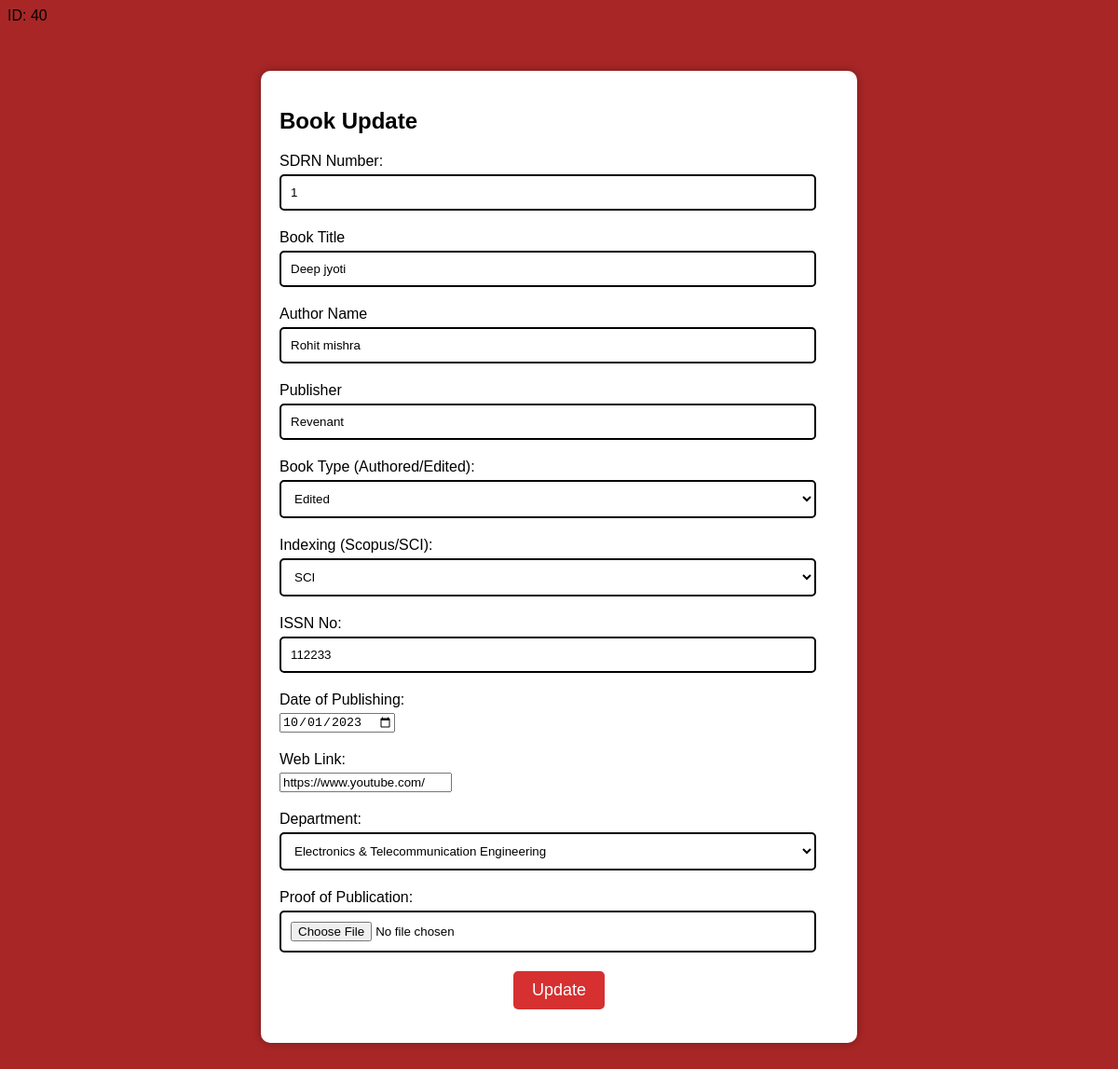
Screenshot of /bookupdate.php?id=40 (signed in) with the database file from the repository.
### tables this page shows
CREATE TABLE `books` (
  `id` int(11) NOT NULL,
  `sdrn_no` int(11) NOT NULL,
  `topic` varchar(255) NOT NULL,
  `author` varchar(255) NOT NULL,
  `publisher` varchar(255) NOT NULL,
  `book_type` enum('authored','edited') NOT NULL,
  `indexing` enum('scopus','sci') NOT NULL,
  `issn_no` varchar(20) DEFAULT NULL,
  `pub_date` date NOT NULL,
  `weblink` varchar(255) NOT NULL,
  `department` varchar(255) DEFAULT NULL,
  `file` varchar(255) DEFAULT NULL
);

### bookupdate.php (the view, shortened to what this page needs)
<?php
$servername = "sql105.infinityfree.com";
$username = "if0_35273413";
$password = "uBNMpIV1LS";
$dbname = "if0_35273413_durga";
$conn = new mysqli($servername, $username, $password, $dbname);
$id = $_GET['id'];
echo "ID: " . $id;
$sql = "SELECT * FROM books WHERE id = '$id'";
$data = mysqli_query($conn, $sql);
if (mysqli_num_rows($data) > 0) {
    $result = mysqli_fetch_assoc($data);
} else {
    die("No data found for the given ID.");
}
?>
<!DOCTYPE html>
<html>
<head>
</head>
<body>
    <div class="form-box">
        <h2>Book Update</h2>
        <form action="BookUpdate.php?id=<?php echo $id; ?>" method="post" enctype="multipart/form-data">
            <div class="form-group">
                <label for="sdrn_no">SDRN Number:</label>
                <input type="text" value="<?php echo $result['sdrn_no']; ?>" id="sdrn_no" name="sdrn_no" required>
            </div>
            <div class="form-group">
                <label for="topic">Book Title</label>
                <input type="text" value="<?php echo $result['topic']; ?>" id="topic" name="topic" required>
            </div>
            <div class="form-group">
                <label for="author">Author Name</label>
                <input type="text" value="<?php echo $result['author']; ?>" id="author" name="author" required>
            </div>
            <div class="form-group">
                <label for="publisher">Publisher</label>
                <input type="text" value="<?php echo $result['publisher']; ?>" id="publisher" name="publisher" required>
            </div>
            <div class="form-group">
                <label for="type">Book Type (Authored/Edited):</label>
                <select name="type" required>
                    <option value="edited" <?php if ($result['book_type'] === 'edited') echo 'selected'; ?>>Edited</option>
                </select>
            </div>
            <div class="form-group">
                <label for="indexing">Indexing (Scopus/SCI):</label>
                <select name="indexing" required>
                    <option value="sci" <?php if ($result['indexing'] === 'sci') echo 'selected'; ?>>SCI</option>
                </select>
            </div>
            <div class="form-group">
                <label for="issn_no">ISSN No:</label>
                <input type="text" value="<?php echo $result['issn_no']; ?>" id="issn_no" name="issn_no">
            </div>
            <div class="form-group">
                <label for="pub_date">Date of Publishing:</label>
                <input type="date" value="<?php echo $result['pub_date']; ?>" id="pub_date" name="pub_date" required>
            </div>
            <div class="form-group">
                <label for="weblink">Web Link:</label>
                <input type="url" value="<?php echo $result['weblink']; ?>" id="weblink" name="weblink" required>
            </div>
            <div class="form-group">
                <label for="department">Department:</label>
                <select id="department" name="department" required>
                    <option value="Electronics & Telecommunication Engineering" <?php if ($result['department'] === 'Electronics & Telecommunication Engineering') echo 'selected'; ?>>Electronics & Telecommunication Engineering</option>
                </select>
            </div>
            <div class="form-group">
                <label for="file">Proof of Publication:</label>
                <input type="file" id="file" name="file">
            </div>
            <input type="submit" value="Update">
        </form>
    </div>
</body>
</html>

### bookupdate.php (style rules this page uses)
body { background-color: #A82626; color: #000000; font-family: Arial, sans-serif; }
.form-box { width: 80%; max-width: 600px; margin: 50px auto; padding: 20px; background-color: #fff; box-shadow: 0px 0px 10px rgba(0, 0, 0, 0.3); border-radius: 10px; }
.form-group { margin-bottom: 20px; }
label { display: block; margin-bottom: 5px; }
input[type="text"], input[type="email"], input[type="tel"], textarea, select, input[type="file"] { width: 96%; padding: 10px; border: 2px solid black; border-radius: 5px; background-color: #fff; color: #000000; }
input[type="submit"] { display: block; margin: 20px auto 0; padding: 10px 20px; background-color: #d63031; color: #fff; border: none; border-radius: 5px; font-size: 18px; cursor: pointer; }

### rows the page displays
books: sdrn_no "1", topic "Deep jyoti", author "Rohit mishra", publisher "Revenant", type "Edited", indexing "SCI", issn_no "112233", pub_date "10/01/2023", weblink "https://www.youtube.com/", department "Electronics & Telecommunication Engineering"

### other values shown
$id "40"
